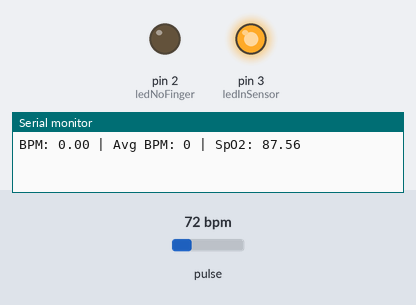
A sketch run on a simulated Arduino Uno, built with avr-gcc and run on an emulated ATmega328P. On the bench: output pins drawn as LEDs (lit = HIGH), the last lines printed to the serial monitor. Inputs (shaded band) come from the test bench; at power-on: pulse 72 bpm.

Above: at 0.1 s.
At 60.1 s:
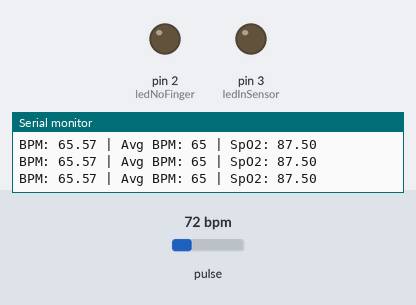
Timing chart, 0 to 61.6 s (numbered marks = the images above):
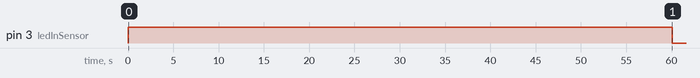

The sketch:

OrtizK_arduino.ino
```cpp
#include <Wire.h>
#include "MAX30105.h"
#include "heartRate.h"

MAX30105 particleSensor;

const byte RATE_SIZE = 4;
byte rates[RATE_SIZE];
byte rateSpot = 0;
long lastBeat = 0;

float beatsPerMinute;
int beatAvg;

const byte ledInSensor = 3; // Led dedo en el sensor
const byte ledNoFinger = 2; // Led dedo no en el sensor

unsigned long startTime;
const unsigned long duration = 60000; // 60 segundos

float spo2 = 0;

void setup() {
  Serial.begin(115200);

  // Initialize sensor
  if (!particleSensor.begin(Wire, I2C_SPEED_FAST)) {
    while (1);
  }

  particleSensor.setup(); // Configure sensor with default settings
  particleSensor.setPulseAmplitudeRed(0x0A); // Turn Red LED to low to indicate sensor is running
  particleSensor.setPulseAmplitudeGreen(0); // Turn off Green LED
  pinMode(ledInSensor, OUTPUT); // Initialize LED pin
  pinMode(ledNoFinger, OUTPUT); // Initialize LED pin

}

void loop() {
  measureData();
  if (Serial.available()) {
    char command = Serial.read();
    if (command == 'S') {
      measureData();
    }
  }
}

void measureData() {

  while (millis() - startTime < duration) {
    long irValue = particleSensor.getIR();
    long redValue = particleSensor.getRed();

    // Check for beat
    if (checkForBeat(irValue) == true) {
      // We sensed a beat!
      long delta = millis() - lastBeat;
      lastBeat = millis();

      beatsPerMinute = 60 / (delta / 1000.0);

      if (beatsPerMinute < 255 && beatsPerMinute > 20) {
        rates[rateSpot++] = (byte)beatsPerMinute;
        rateSpot %= RATE_SIZE;

        beatAvg = 0;
        for (byte x = 0; x < RATE_SIZE; x++)
          beatAvg += rates[x];
        beatAvg /= RATE_SIZE;
      }
    }

    // Calculate SpO2
    spo2 = calculateSpO2(redValue, irValue);

    Serial.print("BPM: ");
      Serial.print(beatsPerMinute);
      Serial.print(" | Avg BPM: ");
      Serial.print(beatAvg);
      Serial.print(" | SpO2: ");
      Serial.println(spo2);

    if (irValue < 50000) {
      digitalWrite(ledNoFinger, HIGH);
      digitalWrite(ledInSensor, LOW);
    } else {
      digitalWrite(ledInSensor, HIGH);
      digitalWrite(ledNoFinger, LOW);
    }

    delay(100); // Adjust the delay if necessary
  }

  // Final data output
  digitalWrite(ledInSensor, LOW);
  digitalWrite(ledNoFinger, LOW);
}

float calculateSpO2(long red, long ir) {
  float ratio = (float)red / (float)ir;
  float spo2 = 110 - 25 * ratio;

  if (spo2 > 100) spo2 = 100;
  if (spo2 < 0) spo2 = 0;

  return spo2;
}
```

License.ino
```cpp
// (licence header left out)

```

Measured:
- by itself, pin 3 (ledInSensor): LOW → HIGH at 0.01 s, → LOW 60.1 s later
